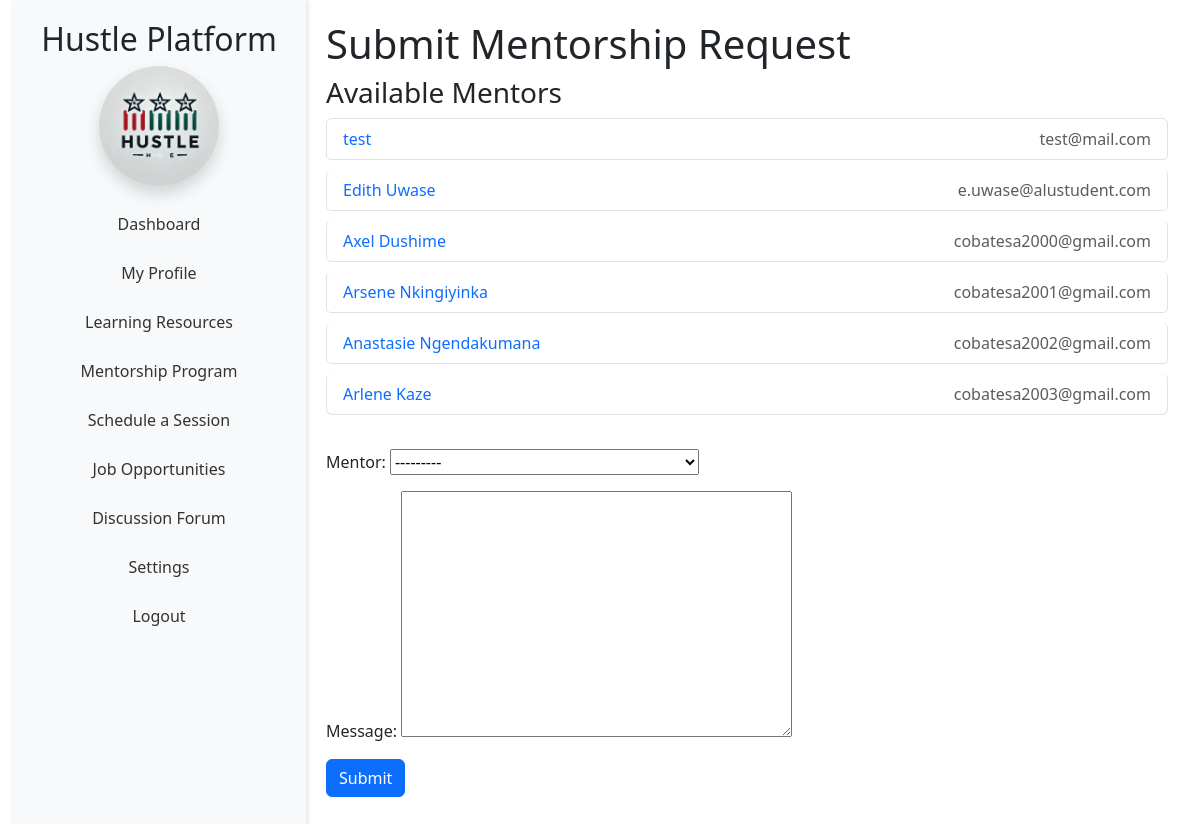
The page /submit-mentorship-request/ (signed in) on the database its author committed.
### capstone/models.py (models this page shows)
class User(AbstractUser):
    USER_TYPE_CHOICES = (
        ('mentor', 'Mentor'),
        ('participant', 'Participant'),
    )
    LANGUAGE_CHOICES = [
        ("en", "English"),
        ("fr", "French"),
        ("es", "Spanish"),
        ("sw", "Swahili"),
        ("rw", "Kinyarwanda")
    ]
    language_preference = models.CharField(max_length=4, choices=LANGUAGE_CHOICES, default="fr")
    full_name = models.CharField(max_length=255)
    email = models.EmailField(unique=True)
    phone_number = models.CharField(max_length=15)
    user_type = models.CharField(max_length=20, choices=USER_TYPE_CHOICES)
    terms_accepted = models.BooleanField(default=False)
    def __str__(self):
        return self.email

### capstone/views.py (the view)
# urls.py: path('submit-mentorship-request/', views.submit_mentorship_request, name='submit_mentorship_request'),
@login_required
def submit_mentorship_request(request):
    mentors = User.objects.filter(user_type='mentor')
    if request.method == 'POST':
        form = MentorshipRequestForm(request.POST)
        if form.is_valid():
            mentorship_request = form.save(commit=False)
            mentorship_request.mentee = request.user
            mentorship_request.save()
            mentor_email = mentorship_request.mentor.email  # Ensure mentor field exists in MentorshipRequest model
            subject = "New Mentorship Request"
            message = f"Hello {mentorship_request.mentor.first_name},\n\n" \
                      f"You have received a new mentorship request from {request.user.first_name} {request.user.last_name}.\n\n" \
                      f"Please log in to your dashboard to respond.\n\n" \
                      f"Best regards,\nHustle Platform Team"
            send_mail(
                subject,
                message,
                settings.DEFAULT_FROM_EMAIL,  # Ensure this is set in your settings.py
                [mentor_email],
                fail_silently=False,
            )
            return redirect('participant_dashboard')
    else:
        form = MentorshipRequestForm()
    return render(request, 'capstone/submit_mentorship_request.html', {
        'form': form,
        'mentors': mentors,
    })

### capstone/forms.py
class MentorshipRequestForm(forms.ModelForm):
    class Meta:
        model = MentorshipRequest
        fields = ['mentor', 'message']

### capstone/templatetags/custom_filters.py (called while the page is built)
@register.filter
def translate(text, target_lang):
    return text

### capstone/templates/capstone/submit_mentorship_request.html (shortened to what this page needs)
{% extends 'participant-base.html' %}
{% load custom_filters %}
{% block participant_content %}
    <h1>{{ "Submit Mentorship Request"|translate:user.language_preference }}</h1>
    <section class="mb-4">
        <h3>{{ "Available Mentors"|translate:user.language_preference }}</h3>
        <ul class="list-group">
            {% for mentor in mentors %}
                <li class="list-group-item d-flex justify-content-between align-items-center">
                    <a href="{% url 'pmentor_profile' mentor.id %}" class="text-decoration-none">
                        {{ mentor.full_name }}
                    </a>
                    <span class="text-muted">{{ mentor.email }}</span>
                </li>
            {% empty %}
                <li class="list-group-item">{{ "No mentors available."|translate:user.language_preference }}</li>
            {% endfor %}
        </ul>
    </section>
    <form method="post" class="mb-4">
        <div class="mb-3">
            {{ form.as_p }}
        </div>
        <button type="submit" class="btn btn-primary">{{ "Submit"|translate:user.language_preference }}</button>
    </form>
{% endblock %}

### capstone/templates/participant-base.html (shortened to what this page needs)
{% load static %}
{% load custom_filters %}
<!DOCTYPE html>
<html lang="{{ user.language_preference|default:'en' }}">
<head>
    <link href="https://cdn.jsdelivr.net/npm/bootstrap@5.3.0/dist/css/bootstrap.min.css" rel="stylesheet">
    <link href="https://cdnjs.cloudflare.com/ajax/libs/font-awesome/6.0.0-beta3/css/all.min.css" rel="stylesheet">
    <link href="{% static 'css/participant-styles.css' %}" rel="stylesheet">
</head>
<body>
    <div class="container-fluid">
        <div class="sidebar text-center">
            <h2>Hustle Platform</h2>
            <img src="{% static 'logo.webp' %}" alt="Hustle Platform Logo"
                 class="img-fluid mb-3 rounded-circle shadow" style="width: 120px; height: 120px; object-fit: cover;">
            <ul class="nav flex-column">
                <li class="nav-item">
                    <a class="nav-link" href="{% url 'participant_dashboard' %}">
                        {{ "Dashboard"|translate:user.language_preference }}
                    </a>
                </li>
                <li class="nav-item">
                    <a class="nav-link" href="{% url 'participant_profile' request.user.id %}">
                        {{ "My Profile"|translate:user.language_preference }}
                    </a>
                </li>
                <li class="nav-item">
                    <a class="nav-link" href="{% url 'learning_resources' %}">
                        {{ "Learning Resources"|translate:user.language_preference }}
                    </a>
                </li>
                <li class="nav-item">
                    <a class="nav-link" href="{% url 'submit_mentorship_request' %}">
                        {{ "Mentorship Program"|translate:user.language_preference }}
                    </a>
                </li>
                <li class="nav-item">
                    <a class="nav-link" href="{% url 'available_sessions' %}">
                        {{ "Schedule a Session"|translate:user.language_preference }}
                    </a>
                </li>
                <li class="nav-item">
                    <a class="nav-link" href="{% url 'job_listings' %}">
                        {{ "Job Opportunities"|translate:user.language_preference }}
                    </a>
                </li>
                <li class="nav-item">
                    <a class="nav-link" href="{% url 'list_threads' %}">
                        {{ "Discussion Forum"|translate:user.language_preference }}
                    </a>
                </li>
                <li class="nav-item">
                    <a class="nav-link" href="{% url 'account_settings' %}">
                        {{ "Settings"|translate:user.language_preference }}
                    </a>
                </li>
                <li class="nav-item">
                    <a class="nav-link" href="{% url 'login' %}">
                        {{ "Logout"|translate:user.language_preference }}
                    </a>
                </li>
            </ul>
        </div>
        <div class="main-content">
            {% block participant_content %}{% endblock %}
        </div>
    </div>
</body>
</html>

### static/css/participant-styles.css (style rules this page uses)
.nav-link { color: #333; padding: 10px 15px; border-radius: 5px; margin-bottom: 5px; transition: all 0.3s ease; }
.list-group-item { margin-bottom: 10px; border-radius: 5px; }

### capstone/templates/participant-base.html (style rules this page uses)
html, body { height: 100%; margin: 0; overflow: hidden; }
.container-fluid { height: 100vh; display: flex; }
.sidebar { height: 100vh; overflow-y: scroll; background-color: #f8f9fa; padding: 20px; box-shadow: 2px 0 5px rgba(0,0,0,0.1); flex: 0 0 25%; scrollbar-width: none; }
.main-content { flex: 1; overflow-y: auto; padding: 20px; }

### rows shown on the page
User: language_preference "Dashboard", language_preference "My Profile", language_preference "Learning Resources", language_preference "Mentorship Program", language_preference "Schedule a Session", language_preference "Job Opportunities", language_preference "Discussion Forum", language_preference "Settings", language_preference "Logout", language_preference "Submit Mentorship Request", language_preference "Available Mentors", language_preference "Submit"
User: full_name "test", email "test@mail.com"
User: full_name "Edith Uwase", email "e.uwase@alustudent.com"
User: full_name "Axel Dushime", email "cobatesa2000@gmail.com"
User: full_name "Arsene Nkingiyinka", email "cobatesa2001@gmail.com"
User: full_name "Anastasie Ngendakumana", email "cobatesa2002@gmail.com"
User: full_name "Arlene Kaze", email "cobatesa2003@gmail.com"
